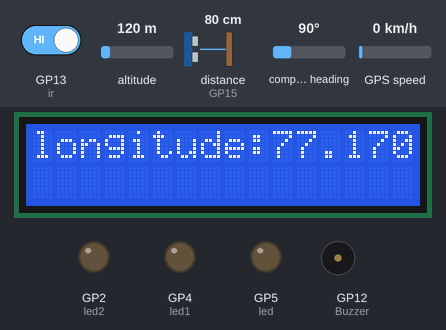
A sketch run on a simulated Raspberry Pi Pico. On the bench: 16×2 character LCD, output pins drawn as LEDs (lit = HIGH), buzzer (waves = sounding, pin HIGH). The inputs (shaded band) are chosen by the test bench; at power-on: GP13 (ir) HIGH, distance to the obstacle (sensor on GP15) 80 cm, altitude 120 m, compass heading 90°, GPS speed 0 km/h. The echo pulse lasts 58.3 µs per cm; WiFi joins after 1.5 s; servers stay silent unless stated; the GPS gets a fix after 3 s at 37.7749, -122.4194 with 8 satellites; pins used as bus, display or sensor lines are not drawn; what the sketch prints to the serial monitor is not drawn.

Above: at 3.7 s.
3.8 s: GP13 (ir) driven LOW
At 7.1 s:
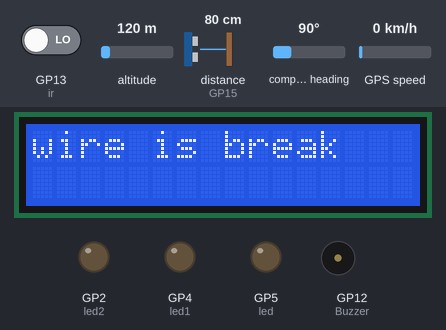
12.4 s: distance to the obstacle (sensor on GP15) set to 2 cm
At 22.3 s:
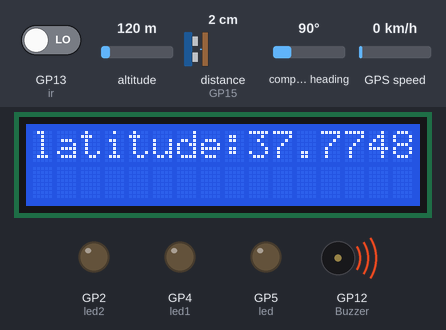
24.8 s: distance to the obstacle (sensor on GP15) set to 35 cm
At 31.3 s:
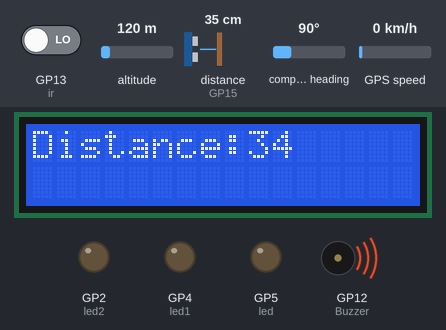
37.2 s: GP13 (ir) driven HIGH
At 43.3 s:
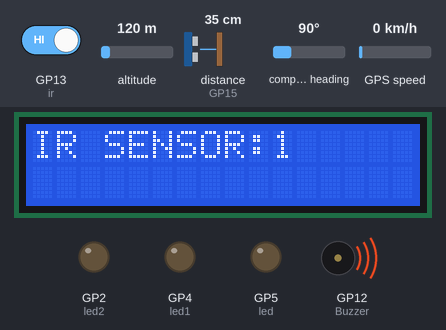
49.3 s: distance to the obstacle (sensor on GP15) set to 60 cm
At 59.8 s:
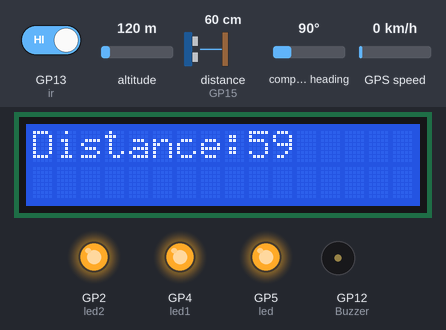
59.9 s: GP13 (ir) driven LOW
At 67.7 s:
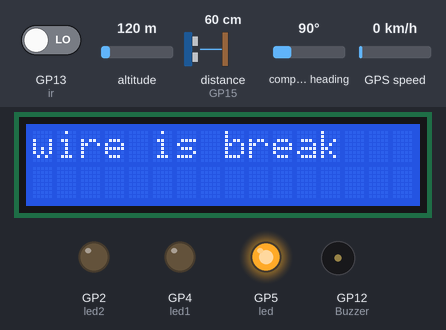
Timing chart, 0 to 69.2 s (numbered marks = the images above; inputs shaded):
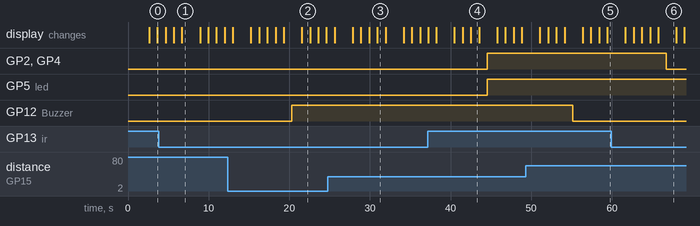

The sketch:

underground_cable_fault_detection.ino
```cpp
#define SW_VERSION "ThingSpeak.com"

// Wi-Fi
#include <WiFiClientSecure.h>

WiFiClient client;

const char* MY_SSID = "YOUR_WIFI_NAME";
const char* MY_PWD = "YOUR_WIFI_PASSWORD";

const char* TS_SERVER = "api.thingspeak.com";
String TS_API_KEY = "YOUR_THINGSPEAK_API_KEY";

void connectWifi()
{
  Serial.print("Connecting to ");
  Serial.print(MY_SSID);

  WiFi.begin(MY_SSID, MY_PWD);

  while (WiFi.status() != WL_CONNECTED)
  {
    delay(1000);
    Serial.print(".");
  }

  Serial.println("");
  Serial.println("WiFi Connected");
  Serial.println("");
}

// LCD
#include <Wire.h>
#include <LiquidCrystal_I2C.h>

LiquidCrystal_I2C lcd(0x27, 16, 2);

// GPS
#include <SoftwareSerial.h>
#include <TinyGPS.h>

float lat = 28.5458;
float lon = 77.1703;

SoftwareSerial gpsSerial(10, 14);
TinyGPS gps;

// Pin definitions
int ir = 13;
int Buzzer = 12;

int led = 5;
int led1 = 4;
int led2 = 2;

const int trigPin = 14;
const int echoPin = 15;

long duration;
float distance;

void setup()
{
  Serial.begin(9600);

  pinMode(ir, INPUT);
  pinMode(Buzzer, OUTPUT);

  pinMode(led, OUTPUT);
  pinMode(led1, OUTPUT);
  pinMode(led2, OUTPUT);

  pinMode(trigPin, OUTPUT);
  pinMode(echoPin, INPUT);

  // Raspberry Pi Pico W I2C pins
  Wire.setSDA(0);
  Wire.setSCL(1);
  Wire.begin();

  // Initialize LCD
  lcd.init();
  lcd.backlight();
  lcd.clear();

  lcd.setCursor(0, 0);
  lcd.print("AERO CARE");

  lcd.setCursor(0, 1);
  lcd.print("PREDICTOR");

  // Connect to Wi-Fi
  connectWifi();

  Serial.println("The GPS Received Signal:");

  // Initialize GPS
  gpsSerial.begin(9600);

  delay(1000);
}

void loop()
{
  // Read GPS data
  while (gpsSerial.available())
  {
    if (gps.encode(gpsSerial.read()))
    {
      gps.f_get_position(&lat, &lon);

      Serial.print("Position: ");
      Serial.print("Latitude:");
      Serial.print(lat, 6);
      Serial.print(";");

      Serial.print("Longitude:");
      Serial.println(lon, 6);

      Serial.print(lat);
      Serial.print(" ");
    }
  }

  String latitude = String(lat, 6);
  String longitude = String(lon, 6);

  Serial.println(latitude + ";" + longitude);

  // Display latitude
  lcd.clear();
  lcd.setCursor(0, 0);
  lcd.print("latitude:");
  lcd.println(latitude);

  delay(1000);

  // Display longitude
  lcd.clear();
  lcd.setCursor(0, 0);
  lcd.print("longitude:");
  lcd.println(longitude);

  delay(1000);

  // Read IR sensor
  int i = digitalRead(ir);

  Serial.print("ir: ");
  Serial.println(i);

  lcd.clear();
  lcd.setCursor(0, 0);
  lcd.print("IR SENSOR:");
  lcd.println(i);

  delay(1000);

  // Ultrasonic sensor
  digitalWrite(trigPin, LOW);
  delayMicroseconds(2);

  digitalWrite(trigPin, HIGH);
  delayMicroseconds(10);
  digitalWrite(trigPin, LOW);

  duration = pulseIn(echoPin, HIGH);

  // Calculate distance
  int distance = duration * 0.034 / 2;

  Serial.print("Distance: ");
  Serial.println(distance);

  lcd.clear();
  lcd.setCursor(0, 0);
  lcd.print("Distance:");
  lcd.println(distance);

  delay(1000);

  // IR sensor condition
  if (i == 0)
  {
    lcd.clear();
    lcd.setCursor(0, 0);
    lcd.print("wire is break");

    delay(1000);

    digitalWrite(Buzzer, HIGH);
    digitalWrite(led2, LOW);
    digitalWrite(led1, LOW);
  }
  else
  {
    digitalWrite(Buzzer, LOW);

    digitalWrite(led, HIGH);
    digitalWrite(led1, HIGH);
    digitalWrite(led2, HIGH);
  }

  // Ultrasonic distance condition
  if (distance <= 50)
  {
    digitalWrite(Buzzer, HIGH);
  }
  else
  {
    digitalWrite(Buzzer, LOW);
  }

  // Send data to ThingSpeak
  if (client.connect(TS_SERVER, 80))
  {
    String postStr = TS_API_KEY;

    postStr += "&field1=";
    postStr += String(i);

    postStr += "&field2=";
    postStr += String(distance);

    postStr += "&field3=";
    postStr += String(i);

    postStr += "&field4=";
    postStr += String(latitude);

    postStr += "&field5=";
    postStr += String(longitude);

    postStr += "\r\n\r\n";

    client.print("POST /update HTTP/1.1\n");
    client.print("Host: api.thingspeak.com\n");
    client.print("Connection: close\n");

    client.print("X-THINGSPEAKAPIKEY: " + TS_API_KEY + "\n");

    client.print("Content-Type: application/x-www-form-urlencoded\n");

    client.print("Content-Length: ");
    client.print(postStr.length());

    client.print("\n\n");
    client.print(postStr);

    delay(1000);
  }
}
```

Measured:
- after the input at 3.8 s, GP2 (led2), GP4 (led1), GP5 (led): stays LOW (without the input it goes to HIGH after 2.9 s)
- after the input at 12.4 s, GP12 (Buzzer): LOW → HIGH after 7.9 s
- after the input at 37.2 s, GP2 (led2), GP4 (led1), GP5 (led): LOW → HIGH after 7.3 s
- after the input at 49.3 s, GP12 (Buzzer): HIGH → LOW after 5.8 s
- after the input at 59.9 s, GP2 (led2), GP4 (led1): HIGH → LOW after 6.9 s
- what the display in image 1 shows lasts 2.2 s, from 6.7 s to 8.9 s
- what the display in image 2 shows lasts 1.0 s, from 21.6 s to 22.6 s
